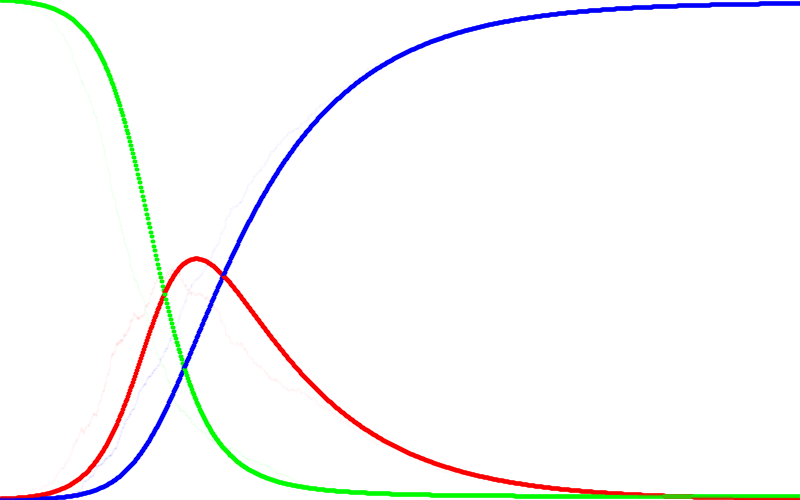
Frame 1 (no input)
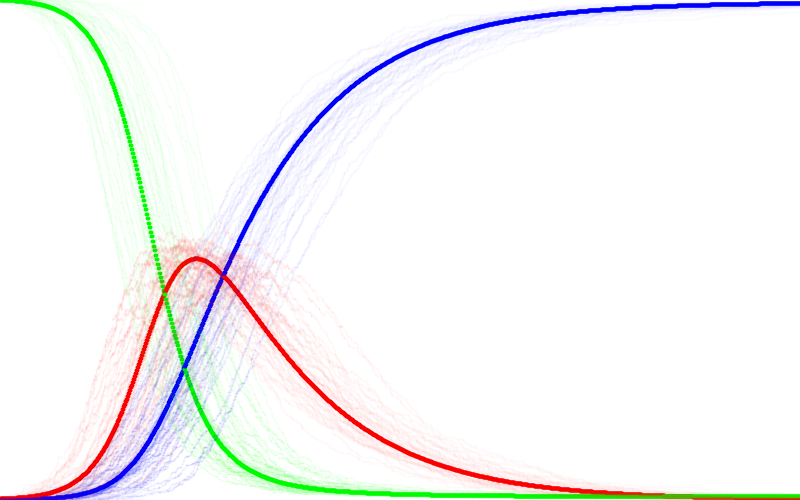
Frame 60 (the mouse pressed at the canvas centre just before this capture)
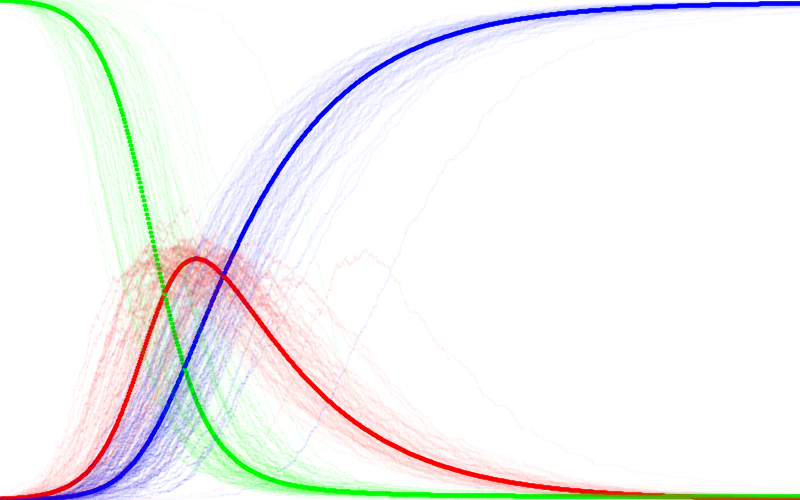
Frame 120 (the mouse held since frame 60 and released just before this capture)

The Processing sketch that drew these frames (run headless with seeded random() and noise(); from frame 60 on, the mouse is pressed at the canvas centre):

// Processing sketch: processing_173036
// ── processing_173036.pde

float t;  
float x;  
float lambda;
float mu; 
int N=501;
int S;
int I;
int R;
float b=0.05;
float k=0.01;
float Idet, IIdet, Sdet, SSdet, Rdet, RRdet;

 
void setup() {  
  size(800,500);    
  background(255); 
  
  stroke(0,0,0);
  strokeWeight(4);

  Idet=1;
  Sdet=500;
  Rdet=0;
 for (int i=0; i<=800; i++) {
      IIdet=Idet+Idet*((b*Sdet/N)-k);
      SSdet=Sdet-Idet*(b*Sdet/N);
      RRdet=Rdet+Idet*k;
      stroke(250,0,0); line(i,height-IIdet,i+1,height-IIdet);
      stroke(0,250,0); line(i,height-SSdet,i+1,height-SSdet);
      stroke(0,0,250); line(i,height-RRdet,i+1,height-RRdet);
      Idet=IIdet;
      Rdet=RRdet;
      Sdet=SSdet;
 }
}


 
void draw() { 
  t = 0;
  S = 500;
  I = 1;
  R = 0;
  float r;
  while (t<800) { 
    lambda = I*(b*S/N);
    mu = I*k;
    x = -log(random(0,1))/(lambda+mu);
    strokeWeight(2);
    stroke(250,0,0,5); line(t,height-I,t+x,height-I);
    stroke(0,250,0,5); line(t,height-S,t+x,height-S);
    stroke(0,0,250,5); line(t,height-R,t+x,height-R);
    t = t+x;
    r = random(0,lambda+mu);
    if (r < lambda) {
      I=I+1; S=S-1;
    } else {
      I=I-1; R=R+1;
    }
  }
}
